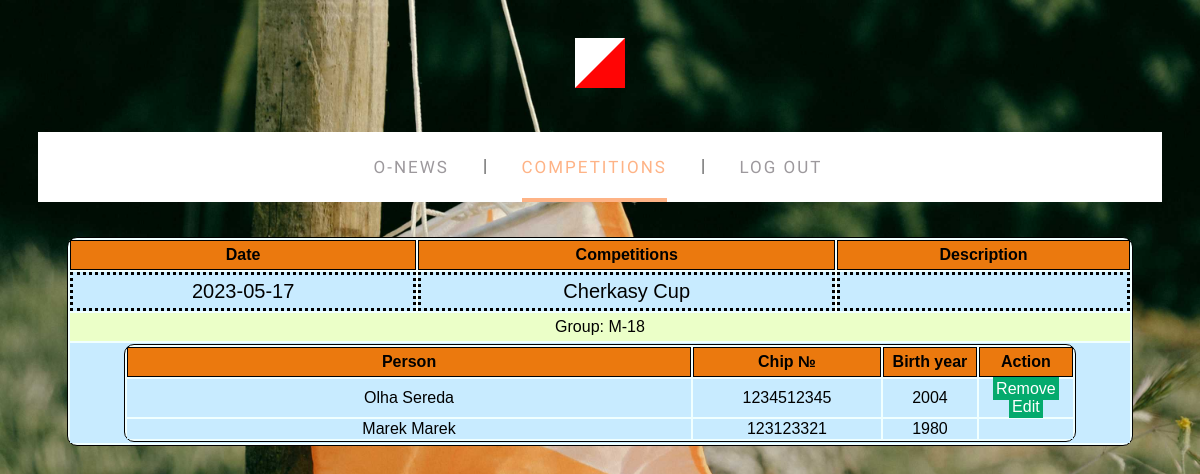
The page /?module=registrations&competition_id=2 (signed in) on the database its author committed.
### tables this page shows
CREATE TABLE `competitions` (
  `competition_id` int(11) NOT NULL AUTO_INCREMENT,
  `com_date` date NOT NULL,
  `com_name` varchar(30) NOT NULL,
  `com_desc` varchar(1024) DEFAULT NULL,
  `com_registration_deadline` date NOT NULL,
  `image_path` varchar(200) DEFAULT NULL,
  PRIMARY KEY (`competition_id`)
);

CREATE TABLE `registration` (
  `reg_id` int(11) NOT NULL AUTO_INCREMENT,
  `competition_id` int(11) NOT NULL,
  `user_id` int(11) NOT NULL,
  `cat_id` int(11) DEFAULT NULL,
  `chip_id` varchar(12) DEFAULT NULL,
  `email` varchar(50) DEFAULT NULL,
  PRIMARY KEY (`reg_id`),
  KEY `Registration_FK` (`user_id`),
  KEY `Registration_FK_1` (`competition_id`),
  KEY `Category_FK_!` (`cat_id`) USING BTREE,
  CONSTRAINT `Category_FK_1` FOREIGN KEY (`cat_id`) REFERENCES `categories` (`cat_id`) ON UPDATE CASCADE,
  CONSTRAINT `FK_registration_competitions` FOREIGN KEY (`competition_id`) REFERENCES `competitions` (`competition_id`) ON UPDATE CASCADE,
  CONSTRAINT `Registration_FK` FOREIGN KEY (`user_id`) REFERENCES `users` (`user_id`) ON UPDATE CASCADE
);

CREATE TABLE `users` (
  `user_id` int(11) NOT NULL AUTO_INCREMENT,
  `username` varchar(20) NOT NULL,
  `password` varchar(50) NOT NULL,
  `email` varchar(30) DEFAULT NULL,
  `name` varchar(30) DEFAULT NULL,
  `surname` varchar(30) DEFAULT NULL,
  `date_of_birth` date DEFAULT NULL,
  PRIMARY KEY (`user_id`)
);

### param_manager.php (called while the page is built, shortened)
<?php
function get_session_param($key){
    if(isset($_SESSION[$key])) return $_SESSION[$key];
                else return false;
}
function get_param($key){
    if(isset($_POST[$key])) return $_POST[$key];
        else if(isset($_GET[$key])) return $_GET[$key];
                else return false;
}
?>

### mod_registrations.php (shortened to what this page needs)
<?php
include_once("param_manager.php");
function mod_reglist_show($dbconn, $comp_id){
    ?>
    <main>
        <div class="competitions_section"><section  style="margin: auto;  width: 100%;">
            <article>
                <table class="registration">
                    <tr>
                        <th>Date</th>
                        <th>Competitions</th>
                        <th>Description</th>
                    </tr>
    <?php
    $cid = (int)$comp_id;
    $reg_result  = mysqli_query($dbconn,"SELECT competition_id, com_date, com_name, com_desc from competitions WHERE competition_id=".$cid);
    $reg_row=mysqli_fetch_array($reg_result);
    echo "<tr class=\"description\">
                <td>".$reg_row['com_date']."</td>
                <td>".$reg_row['com_name']."</td>
                <td>".$reg_row['com_desc']."</td>
          </tr>";
        $cat_result  = mysqli_query($dbconn,"SELECT r.cat_id, c.category_name from registration r ".
                                            "LEFT JOIN categories c ON r.cat_id=c.cat_id ".
                                            "WHERE r.competition_id=".$reg_row['competition_id']." GROUP BY r.cat_id ");
        while($cat_row=mysqli_fetch_array($cat_result)){
                echo "<tr><td colspan='3' class='list_group'>Group: ". $cat_row['category_name'] ."</td></tr>\n";
                $list_result = mysqli_query($dbconn,"SELECT r.reg_id, r.cat_id, u.user_id, u.name, u.surname, YEAR(u.date_of_birth) as brth_year, r.chip_id ".
                            "from registration r  LEFT JOIN users u ON r.user_id=u.user_id WHERE r.competition_id=".
                            $reg_row['competition_id'] . " AND r.cat_id=".$cat_row['cat_id']);
                echo "<tr><td colspan='3'>
                        <table class='competitions'>
                            <tr><th style='width: auto'>Person</th><th style='width: 20%'>Chip №</th>".
                               "<th style='width: 10%'>Birth year</th><th style='width: 10%'>Action</th></tr>";
                while($list_row=mysqli_fetch_array($list_result))
                {
                    echo "<tr><td>".$list_row['name']."  ".$list_row['surname']."</td>";
                    if(get_param('do')=='edit'&&get_param('regid')==$list_row['reg_id']) {
                           echo "<td><form action='?module=registrations&do=update&competition_id=".$reg_row['competition_id']."' method='POST'>".
                           "<input class='chip' type='text' name='new_chip_id' value='".$list_row['chip_id']."'>".
                           "<input type='hidden' name='regid' value='".$list_row['reg_id']."'>".
                           "<input type='submit' value='Update' name='sbut_chip'></form></td>";
                    } else echo "<td>".$list_row['chip_id']."</td>";
                    if($list_row['user_id']==get_session_param('user_id'))
                        echo     "<td>".$list_row['brth_year']."</td>".
                "<td><a class='buttonaction' href='?module=registrations&do=remove&regid=".$list_row['reg_id']."&competition_id=".$reg_row['competition_id']."'>Remove</a> ".
                 "<a class='buttonaction' href='?module=registrations&do=edit&competition_id=".$reg_row['competition_id']."&regid=".$list_row['reg_id']."'>Edit</a></td></tr>\n";
                    else
                        echo     "<td>".$list_row['brth_year']."</td><td></td></tr>\n";
                }
                echo "</table>
                    </td></tr>";
        }
?>
        </table>
    </article>
    </section>
</div>
    </main>
<?php
}
?>

### index.css (style rules this page uses)
* { box-sizing: border-box; }
body { background: url('images/site/background_img.jpg') repeat-y; background-size: 100%; background-position: top center; overflow: auto; }
table.competitions { border: 1px solid black; width: 90%; margin-left: 5%; margin-right: 5%; background-color: azure; border-radius: 10px ; }
table.competitions tr th { border: 1px solid black; padding: 1%; background-color: rgb(235, 121, 14) }
table.competitions tr td { text-align: center ; }
table.competitions tr { border-bottom: 1px solid black; }
table.registration { border: 1px solid black; width: 90%; margin-left: 5%; margin-right: 5%; background-color: azure; border-radius: 10px ; }
table.registration tr th { border: 1px solid black; padding: 5px; background-color: rgb(235, 121, 14) }
table.registration tr td { text-align: center ; background-color: rgb(200, 235, 255); }
table.registration tr { border-bottom: 1px solid black; }
table.registration tr td.list_group { background-color: rgb( 235, 255, 200); padding: 5px; }
table.registration tr.description td { text-align: center ; background-color: rgb(200, 235, 255); padding: 5px; border: 3px dotted black; font-size: 20px; }
section { float: left; width: 70%; }
body { font-family: Arial, Helvetica, sans-serif; }
a.buttonaction { background-color: #04AA6D; color: white; padding: 3px 3px; margin: 4px 0; border: none; cursor: pointer; width: 100%; text-decoration: none; }

### rows shown on the page
competitions: com_date "2023-05-17", com_name "Cherkasy Cup"
registration: user.name "Olha", user.surname "Sereda", chip "1234512345", brth_year "2004"
registration: user.name "Marek", user.surname "Marek", chip "123123321", brth_year "1980"

### other values the page prints
$cat_row['category_name'] "M-18"
